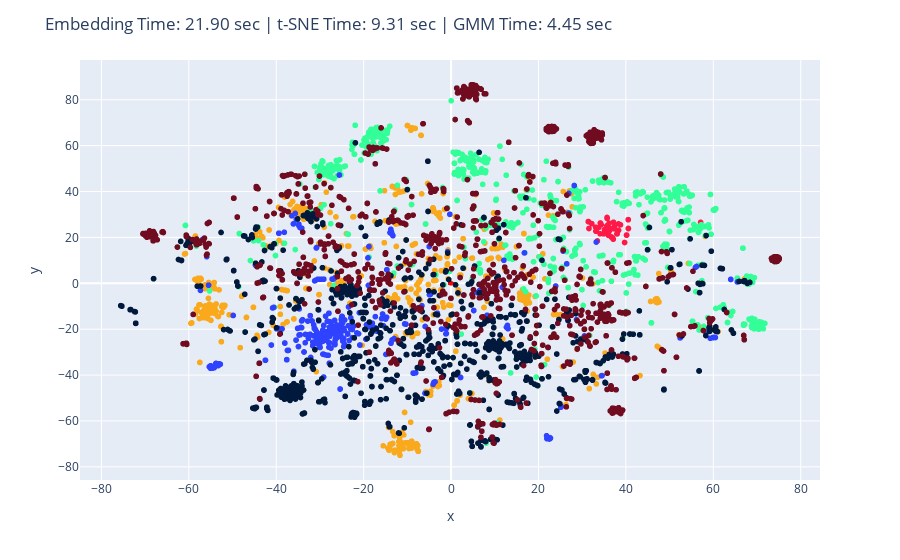

The code cell stored with this chart in its notebook:
### Code cell
from code_data_science import data_table as dt
from code_data_science import palette
import plotly.express as px
import plotly.graph_objects as go
from sklearn.mixture import GaussianMixture
from sklearn.manifold import TSNE
import numpy as np
from infinity_emb import EngineArgs, AsyncEmbeddingEngine
import asyncio
import time
import logging

# Adjust the log level for the 'infinity_emb' package to WARNING or higher
logging.getLogger("infinity_emb").setLevel(logging.ERROR)

# Get data
df = dt.read_csv("../samples/find_methods.csv")
df.drop_duplicates("method", inplace=True)

# Initialize the engine outside the function
engine_args = EngineArgs(
    model_name_or_path="michaelfeil/bge-small-en-v1.5",
    device="cpu",
    engine="optimum",
    compile=True,
    batch_size=2
)
engine = AsyncEmbeddingEngine.from_args(engine_args)

# Define a single function to get embeddings
async def get_embeddings(sentences: list[str]) -> list:
    async with engine:  # Ensure engine is properly started and stopped
        embeddings, _ = await engine.embed(sentences=sentences)
    return embeddings

# Track time for embeddings
start_time_embeddings = time.time_ns()
loop = asyncio.get_running_loop()
embeddings = await loop.create_task(get_embeddings(df["method"].to_list()))
end_time_embeddings = time.time_ns()
embedding_time_seconds = (end_time_embeddings - start_time_embeddings) / 1e9

embeddings = np.array(embeddings)
# Track time for t-SNE
start_time_tsne = time.time_ns()
indices = TSNE(n_components=2, perplexity=30, random_state=42).fit_transform(embeddings)
end_time_tsne = time.time_ns()
tsne_time_seconds = (end_time_tsne - start_time_tsne) / 1e9

x = indices[:, 0]
y = indices[:, 1]

# Apply Gaussian Mixture Model
start_time_gmm = time.time_ns()
gmm = GaussianMixture(n_components=6, covariance_type='full', random_state=42)
labels = gmm.fit_predict(embeddings)
end_time_gmm = time.time_ns()
gmm_time_seconds = (end_time_gmm - start_time_gmm) / 1e9

df["x"] = x
df["y"] = y
df["cluster id"] = labels.astype("str")  # As string so the colors and legend are discrete
df.sort_values(by="cluster id", inplace=True)

custom_palette = [
    palette.__moderne_color_map["red"]["main"],
    palette.__moderne_color_map["yellow"]["main"],
    palette.__moderne_color_map["green"]["main"],
    palette.__moderne_color_map["blue"]["main"],
    palette.__moderne_color_map["indigo"]["main"],
    palette.__moderne_color_map["red"][700],
    palette.__moderne_color_map["yellow"][700],
]

colors = custom_palette[:gmm.n_components]

# Create the figure with time metrics in the title
fig = px.scatter(
    df,
    x="x",
    y="y",
    log_x=False,
    color="cluster id",
    hover_name="method",
    color_discrete_sequence=colors
)

# Function to draw ellipses
def draw_ellipse_plotly(mean, covariance, fig, n_std=3, **kwargs):
    """Draw an ellipse with a given mean and covariance using Plotly."""
    # Convert covariance to principal axes
    U, s, Vt = np.linalg.svd(covariance)
    angle = np.degrees(np.arctan2(U[1, 0], U[0, 0]))
    
    # Handle the width and height correctly based on the 2D covariance matrix
    width, height = 2 * np.sqrt(s[:2])  # Take the first two singular values
    
    # Generate ellipse coordinates
    theta = np.linspace(0, 2 * np.pi, 100)
    ellipse_x = width / 2 * np.cos(theta)
    ellipse_y = height / 2 * np.sin(theta)

    # Rotation matrix based on the angle
    R = np.array([
        [np.cos(np.radians(angle)), -np.sin(np.radians(angle))],
        [np.sin(np.radians(angle)), np.cos(np.radians(angle))]
    ])
    
    # Rotate the ellipse coordinates
    ellipse_coords = np.dot(R, np.array([ellipse_x, ellipse_y]))
    
    # Add ellipses to the plot for each standard deviation level
    for nsig in range(1, n_std + 1):
        fig.add_trace(
            go.Scatter(
                x=ellipse_coords[0] * nsig + mean[0],
                y=ellipse_coords[1] * nsig + mean[1],
                mode='lines',
                **kwargs
            )
        )

# Draw ellipses around GMM clusters
for mean, covar in zip(gmm.means_, gmm.covariances_):
    draw_ellipse_plotly(mean, covar, fig, n_std=3, line=dict(color='red'))

fig.update_layout(
    showlegend=False,
    title=(
        f"Embedding Time: {embedding_time_seconds:.2f} sec | "
        f"t-SNE Time: {tsne_time_seconds:.2f} sec | "
        f"GMM Time: {gmm_time_seconds:.2f} sec"
    )
)

fig.show()
